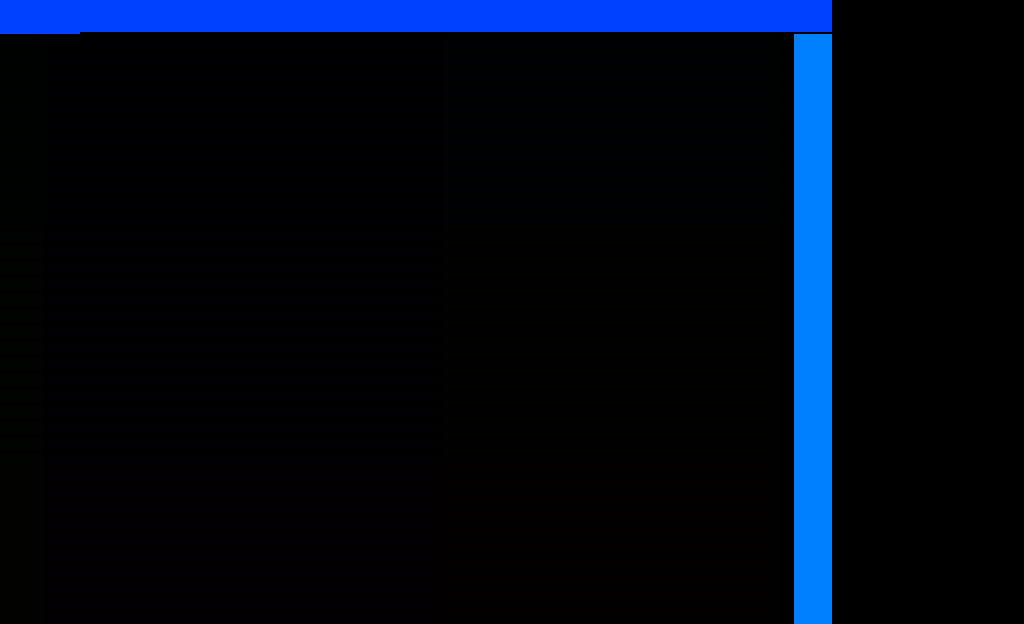
#> input picture test_monitor_standard_screen.png, 1024 x 624 px
$ python analyze.py ../../test_monitor_standard_screen.png ../../side.png
#> lines starting #> are read from the running program, lines starting #| are printed output that depends on the picture
### validation/modesplit/cmp.py
import sys, numpy as np
from PIL import Image

def load_ams(path):
#> called with path = '../../test_monitor_standard_screen.png'
    a = np.array(Image.open(path).convert('RGB')).astype(int)
    # AMSpiriT doubles each scan line vertically
    rows = [a[y] for y in range(0, a.shape[0], 2)]
#> rows = 312 items
    return np.array(rows)
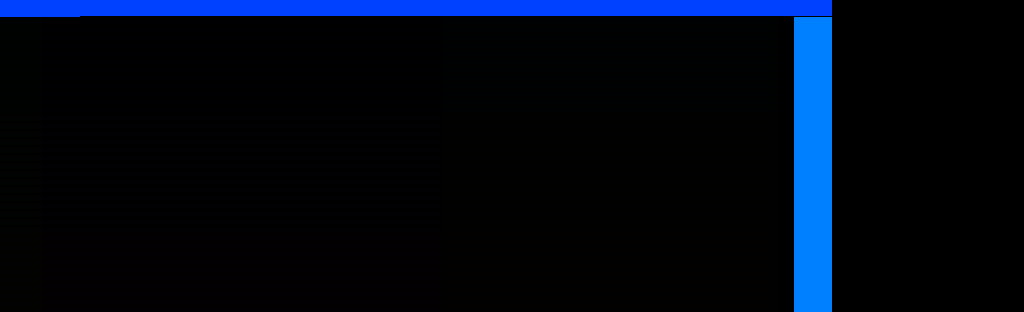
#> returned value: shape (312, 1024, 3) int64; mean of channels 0, 1, 2 0.7, 7.6, 20.4; drawn as R, G, B

def load_rs(path):
#> called with path = '../../side.png'
    return np.array(Image.open(path).convert('RGB')).astype(int)
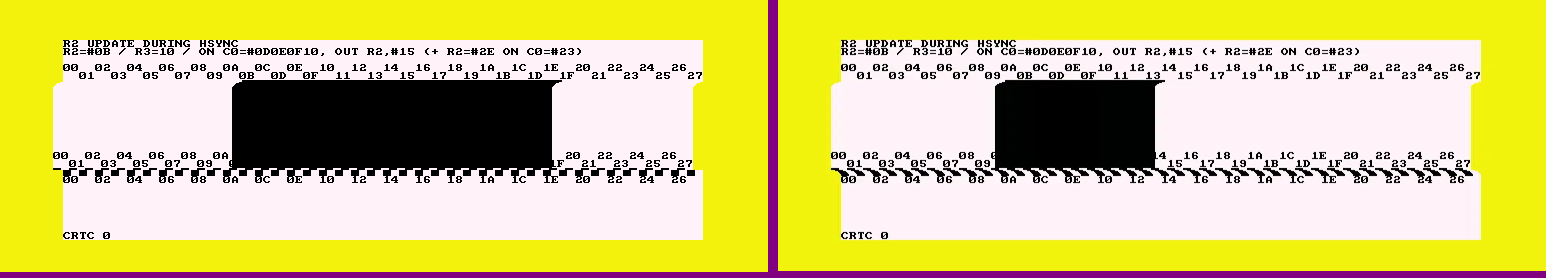
#> input picture side.png, 1546 x 278 px
#> returned value: shape (278, 1546, 3) int64

# [16 lines left out: functions edges, best_align, not called in this run]

# [5 lines that do not run on import are left out]

# [9 lines left out: function rowdiff, not called in this run]

### validation/modesplit/analyze.py
import sys, numpy as np
from collections import Counter
from cmp import load_ams, load_rs

def rowinfo(img, y, x0, x1):
    row = img[y, x0:x1]
    cols = Counter(map(tuple, row))
    return row, cols

def analyze(img, name, x0, x1, y0, y1):
    # palette guess: the border colour is the colour at far-left blank gap region; find the 6 dominant colours
#> called with name = 'AMS', x0 = 0, x1 = 768, y0 = 40, y1 = 120
    cnt = Counter()
    for y in range(y0, y1):
        cnt.update(map(tuple, img[y, x0:x1]))
#> after the loop, cnt = 18 items
    print(name, 'dominant colours:', cnt.most_common(8))
#| AMS dominant colours: [((0, 0, 1), 10800), ((0, 0, 2), 10800), ((0, 1, 1), 8802), ((0, 1, 2), 8802), ((0, 0, 0), 7200), ((0, 1, 0), 5868), ((1, 0, 1), 1200), ((1, 0, 2), 1200)]
    return cnt

if __name__ == '__main__':
    A = load_ams(sys.argv[1]); B = load_rs(sys.argv[2])
    analyze(A, 'AMS', 0, 768, 40, 120)
    analyze(B, 'RS', 96, 832, 40, 120)
#| RS dominant colours: [((255, 242, 248), 31744), ((0, 0, 0), 12800), ((242, 242, 13), 5563), ((242, 243, 13), 4010), ((0, 2, 1), 3653), ((128, 0, 128), 800), ((244, 242, 13), 69), ((245, 243, 16), 32)]
